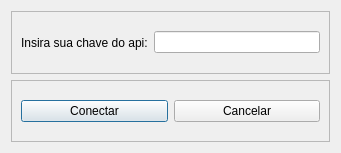
<?xml version="1.0" encoding="UTF-8"?>
<ui version="4.0">
 <class>Dialog</class>
 <widget class="QDialog" name="Dialog">
  <property name="geometry">
   <rect>
    <x>0</x>
    <y>0</y>
    <width>341</width>
    <height>153</height>
   </rect>
  </property>
  <property name="maximumSize">
   <size>
    <width>341</width>
    <height>153</height>
   </size>
  </property>
  <property name="windowTitle">
   <string>Dialog</string>
  </property>
  <layout class="QVBoxLayout" name="verticalLayout">
   <item>
    <widget class="QFrame" name="frame">
     <property name="frameShape">
      <enum>QFrame::Shape::StyledPanel</enum>
     </property>
     <property name="frameShadow">
      <enum>QFrame::Shadow::Raised</enum>
     </property>
     <layout class="QHBoxLayout" name="horizontalLayout">
      <item>
       <widget class="QLabel" name="label">
        <property name="text">
         <string>Insira sua chave do api:</string>
        </property>
       </widget>
      </item>
      <item>
       <widget class="QLineEdit" name="lineEdit"/>
      </item>
     </layout>
    </widget>
   </item>
   <item>
    <widget class="QFrame" name="frame_2">
     <property name="frameShape">
      <enum>QFrame::Shape::StyledPanel</enum>
     </property>
     <property name="frameShadow">
      <enum>QFrame::Shadow::Raised</enum>
     </property>
     <layout class="QHBoxLayout" name="horizontalLayout_2">
      <item>
       <widget class="QPushButton" name="pushButton">
        <property name="text">
         <string>Conectar</string>
        </property>
       </widget>
      </item>
      <item>
       <widget class="QPushButton" name="pushButton_2">
        <property name="text">
         <string>Cancelar</string>
        </property>
       </widget>
      </item>
     </layout>
    </widget>
   </item>
  </layout>
 </widget>
 <resources/>
 <connections/>
</ui>
